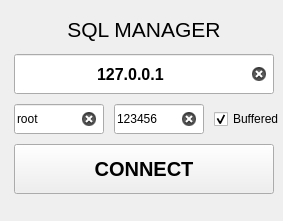
<?xml version="1.0" encoding="UTF-8"?>
<ui version="4.0">
 <class>Connector</class>
 <widget class="QMainWindow" name="Connector">
  <property name="geometry">
   <rect>
    <x>0</x>
    <y>0</y>
    <width>283</width>
    <height>221</height>
   </rect>
  </property>
  <property name="windowTitle">
   <string>SQL CONNECTOR</string>
  </property>
  <widget class="QWidget" name="centralwidget">
   <widget class="QLabel" name="title">
    <property name="geometry">
     <rect>
      <x>14</x>
      <y>4</y>
      <width>260</width>
      <height>50</height>
     </rect>
    </property>
    <property name="font">
     <font>
      <pointsize>16</pointsize>
     </font>
    </property>
    <property name="text">
     <string>SQL MANAGER</string>
    </property>
    <property name="alignment">
     <set>Qt::AlignCenter</set>
    </property>
   </widget>
   <widget class="QPushButton" name="Connect_btn">
    <property name="enabled">
     <bool>true</bool>
    </property>
    <property name="geometry">
     <rect>
      <x>14</x>
      <y>144</y>
      <width>260</width>
      <height>50</height>
     </rect>
    </property>
    <property name="font">
     <font>
      <pointsize>15</pointsize>
      <weight>75</weight>
      <bold>true</bold>
     </font>
    </property>
    <property name="text">
     <string>CONNECT</string>
    </property>
   </widget>
   <widget class="QLineEdit" name="host_in">
    <property name="geometry">
     <rect>
      <x>14</x>
      <y>54</y>
      <width>260</width>
      <height>40</height>
     </rect>
    </property>
    <property name="font">
     <font>
      <pointsize>12</pointsize>
      <weight>75</weight>
      <bold>true</bold>
     </font>
    </property>
    <property name="text">
     <string>127.0.0.1</string>
    </property>
    <property name="frame">
     <bool>true</bool>
    </property>
    <property name="alignment">
     <set>Qt::AlignCenter</set>
    </property>
    <property name="placeholderText">
     <string>Host:</string>
    </property>
    <property name="clearButtonEnabled">
     <bool>true</bool>
    </property>
   </widget>
   <widget class="QLineEdit" name="user_in">
    <property name="geometry">
     <rect>
      <x>14</x>
      <y>104</y>
      <width>90</width>
      <height>30</height>
     </rect>
    </property>
    <property name="text">
     <string>root</string>
    </property>
    <property name="placeholderText">
     <string>User:</string>
    </property>
    <property name="clearButtonEnabled">
     <bool>true</bool>
    </property>
   </widget>
   <widget class="QLineEdit" name="pass_in">
    <property name="geometry">
     <rect>
      <x>114</x>
      <y>104</y>
      <width>90</width>
      <height>30</height>
     </rect>
    </property>
    <property name="text">
     <string>123456</string>
    </property>
    <property name="echoMode">
     <enum>QLineEdit::Normal</enum>
    </property>
    <property name="placeholderText">
     <string>Password:</string>
    </property>
    <property name="cursorMoveStyle">
     <enum>Qt::LogicalMoveStyle</enum>
    </property>
    <property name="clearButtonEnabled">
     <bool>true</bool>
    </property>
   </widget>
   <widget class="QCheckBox" name="buffered">
    <property name="enabled">
     <bool>true</bool>
    </property>
    <property name="geometry">
     <rect>
      <x>214</x>
      <y>104</y>
      <width>80</width>
      <height>30</height>
     </rect>
    </property>
    <property name="styleSheet">
     <string notr="true"/>
    </property>
    <property name="text">
     <string>Buffered</string>
    </property>
    <property name="checkable">
     <bool>true</bool>
    </property>
    <property name="checked">
     <bool>true</bool>
    </property>
    <property name="autoRepeat">
     <bool>false</bool>
    </property>
    <property name="autoExclusive">
     <bool>false</bool>
    </property>
    <property name="tristate">
     <bool>false</bool>
    </property>
   </widget>
  </widget>
 </widget>
 <resources/>
 <connections/>
</ui>
